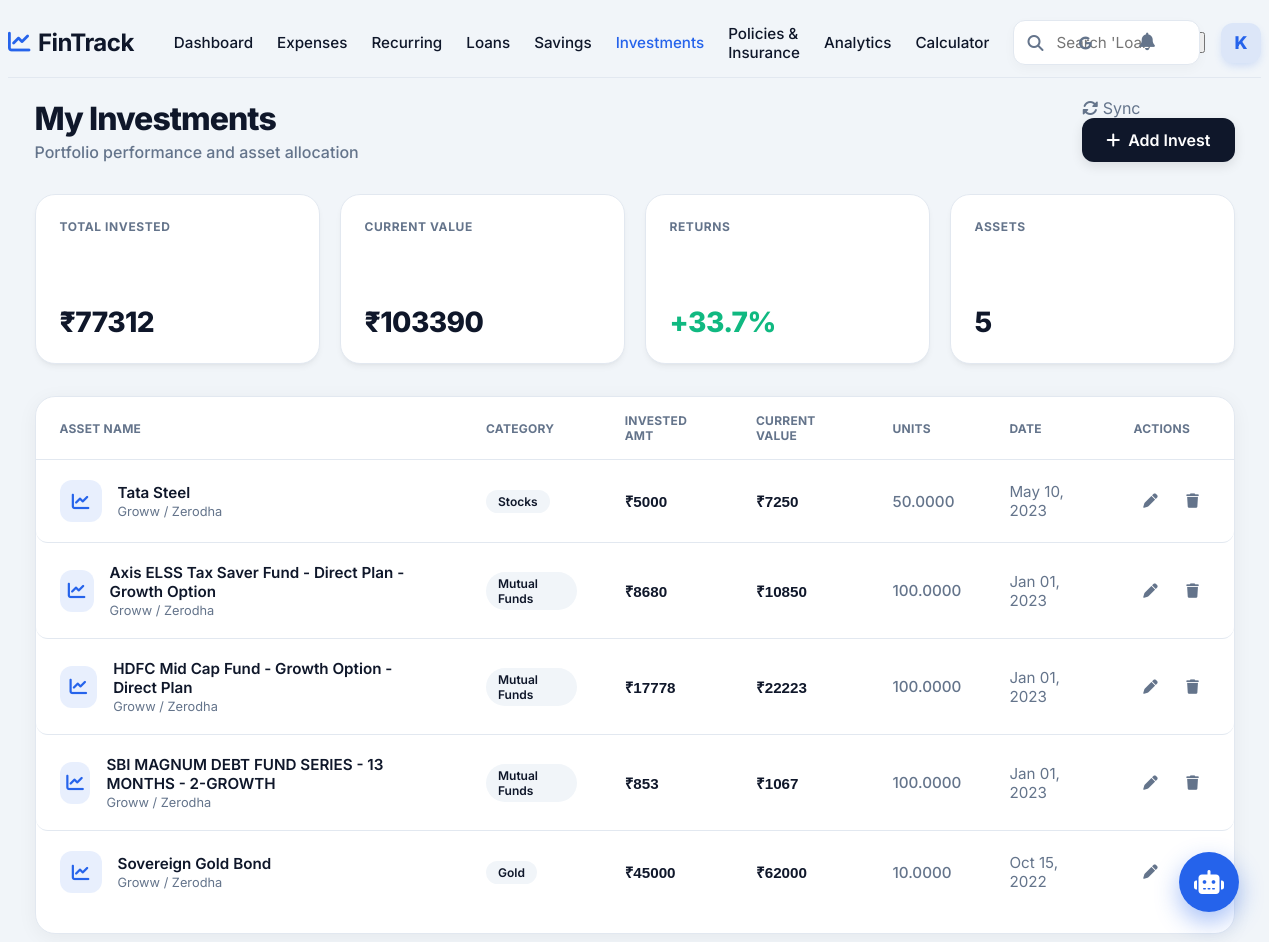
Page /investments/ (signed in) on the committed database.
### core/models.py (models this page shows, shortened)
class Investment(models.Model):
    CATEGORY_CHOICES = [
        ('STK', 'Stocks'),
        ('MF', 'Mutual Funds'),
        ('GLD', 'Gold'),
        ('FD', 'Fixed Deposit'),
        ('RE', 'Real Estate'),
        ('CRY', 'Crypto'),
        ('OTH', 'Other'),
    ]
    name = models.CharField(max_length=100)
    amount = models.DecimalField(max_digits=12, decimal_places=2, help_text="Invested Amount")
    current_value = models.DecimalField(max_digits=12, decimal_places=2, default=0, help_text="Current Market Value")
    quantity = models.DecimalField(max_digits=12, decimal_places=4, default=1.0)
    category = models.CharField(max_length=3, choices=CATEGORY_CHOICES, default='OTH')
    date = models.DateField()
    external_id = models.CharField(max_length=50, blank=True, null=True, unique=True, help_text="ID from external broker")
    @classmethod
    def get_total_invested(cls):
        from django.db.models import Sum
        return cls.objects.aggregate(Sum('amount'))['amount__sum'] or 0
    @classmethod
    def get_total_current_value(cls):
        from django.db.models import Sum
        return cls.objects.aggregate(Sum('current_value'))['current_value__sum'] or 0

### core/views.py (the view)
# urls.py: path('investments/', InvestmentListView.as_view(), name='investment_list'),
class InvestmentListView(LoginRequiredMixin, ListView):
    model = Investment
    template_name = 'core/investment_list.html'
    context_object_name = 'investments'
    ordering = ['-date']
    def get_context_data(self, **kwargs):
        context = super().get_context_data(**kwargs)
        investments = context['investments']
        total_invested = Investment.get_total_invested()
        current_val = Investment.get_total_current_value()
        context['total_invested'] = total_invested
        context['current_value'] = current_val
        if total_invested > 0:
            context['returns_pct'] = ((current_val - total_invested) / total_invested) * 100
        else:
            context['returns_pct'] = 0
        return context

### templates/core/investment_list.html (shortened to what this page needs)
{% extends 'base.html' %}
{% load static %}
{% block content %}
<div class="ledger-container">
    <div class="ledger-header">
        <div class="ledger-title">
            <h1 class="animate-fade-in">My Investments</h1>
            <div class="ledger-subtitle animate-fade-in animate-delay-1">Portfolio performance and asset allocation
            </div>
        </div>
        <div>
            <a href="{% url 'broker_sync' %}" class="btn-ghost animate-fade-in animate-delay-2"
                style="margin-right: 8px;">
                <i class="fa-solid fa-rotate"></i> Sync
            </a>
            <a href="{% url 'add_investment' %}" class="btn-add-tx animate-fade-in animate-delay-2">
                <i class="fa-solid fa-plus"></i> Add Invest
            </a>
        </div>
    </div>
    <div class="ledger-stats-row animate-fade-in animate-delay-2">
        <div class="stat-card-ledger">
            <div class="stat-label">TOTAL INVESTED</div>
            <div class="stat-val">₹{{ total_invested|floatformat:0 }}</div>
        </div>
        <div class="stat-card-ledger">
            <div class="stat-label">CURRENT VALUE</div>
            <div class="stat-val">₹{{ current_value|floatformat:0 }}</div>
        </div>
        <div class="stat-card-ledger">
            <div class="stat-label">RETURNS</div>
            <div class="stat-val"
                style="color: {% if returns_pct >= 0 %}var(--accent-mint){% else %}var(--accent-coral){% endif %};">
                {% if returns_pct >= 0 %}+{% endif %}{{ returns_pct|floatformat:1 }}%
            </div>
        </div>
        <div class="stat-card-ledger">
            <div class="stat-label">ASSETS</div>
            <div class="stat-val">{{ investments|length }}</div>
        </div>
    </div>
    <div class="card-hub animate-fade-in animate-delay-3" style="padding: 0; overflow: hidden; margin-top: 25px;">
        <div class="table-responsive">
            <table class="ledger-table">
                <thead>
                    <tr>
                        <th>ASSET NAME</th>
                        <th>CATEGORY</th>
                        <th>INVESTED AMT</th>
                        <th>CURRENT VALUE</th>
                        <th>UNITS</th>
                        <th>DATE</th>
                        <th>ACTIONS</th>
                    </tr>
                </thead>
                <tbody>
                    {% for inv in investments %}
                    <tr>
                        <td>
                            <div class="tx-info">
                                <div class="tx-icon"
                                    style="background: rgba(37, 99, 235, 0.1); color: var(--accent-blue);">
                                    <i class="fa-solid fa-chart-line"></i>
                                </div>
                                <div>
                                    <div class="tx-name">{{ inv.name }}</div>
                                    <div class="tx-date">Groww / Zerodha</div>
                                </div>
                            </div>
                        </td>
                        <td>
                            <span class="category-tag">
                                {{ inv.get_category_display }}
                            </span>
                        </td>
                        <td class="tx-amount">₹{{ inv.amount|floatformat:0 }}</td>
                        <td class="tx-amount" style="font-weight: 700;">₹{{ inv.current_value|floatformat:0 }}</td>
                        <td style="color: var(--text-muted); font-weight: 500;">{{ inv.quantity }}</td>
                        <td style="color: var(--text-muted);">{{ inv.date|date:"M d, Y" }}</td>
                        <td>
                            <div class="action-buttons">
                                <a href="{% url 'update_investment' inv.pk %}" class="btn-icon-action edit"><i
                                        class="fa-solid fa-pen"></i></a>
                                <a href="{% url 'delete_investment' inv.pk %}" class="btn-icon-action delete"><i
                                        class="fa-solid fa-trash"></i></a>
                            </div>
                        </td>
                    </tr>
                    {% endfor %}
                </tbody>
            </table>
        </div>
    </div>
</div>
{% endblock %}

### templates/base.html (shortened to what this page needs)
{% load static %}
<!DOCTYPE html>
<html lang="en">
<head>
    <link rel="stylesheet" href="https://cdnjs.cloudflare.com/ajax/libs/font-awesome/6.4.0/css/all.min.css">
    <link rel="stylesheet" href="{% static 'css/modern_theme.css' %}">
    <link rel="stylesheet" href="{% static 'css/ledger.css' %}">
</head>
<body data-theme="light">
    <div id="app">
        <main class="main-wrapper" style="margin-left: 0; width: 100%;">
            <div class="navbar-groww">
                <div class="nav-left">
                    <a href="{% url 'home' %}" class="brand-logo-text"
                        style="text-decoration: none; display: flex; align-items: center; gap: 8px;">
                        <i class="fa-solid fa-chart-line" style="color: var(--accent-blue); font-size: 1.4rem;"></i>
                        FinTrack
                    </a>
                    <nav class="nav-links-desktop">
                        <a href="{% url 'home' %}"
                            class="nav-link-item {% if request.resolver_match.url_name == 'home' %}active{% endif %}">Dashboard</a>
                        <a href="{% url 'expense_list' %}"
                            class="nav-link-item {% if request.resolver_match.url_name == 'expense_list' %}active{% endif %}">Expenses</a>
                        <a href="{% url 'recurring_list' %}"
                            class="nav-link-item {% if request.resolver_match.url_name == 'recurring_list' %}active{% endif %}">Recurring</a>
                        <a href="{% url 'loan_list' %}"
                            class="nav-link-item {% if request.resolver_match.url_name == 'loan_list' %}active{% endif %}">Loans</a>
                        <a href="{% url 'saving_list' %}"
                            class="nav-link-item {% if request.resolver_match.url_name == 'saving_list' %}active{% endif %}">Savings</a>
                        <a href="{% url 'investment_list' %}"
                            class="nav-link-item {% if request.resolver_match.url_name == 'investment_list' %}active{% endif %}">Investments</a>
                        <a href="{% url 'policy_list' %}"
                            class="nav-link-item {% if request.resolver_match.url_name == 'policy_list' %}active{% endif %}">Policies
                            & Insurance</a>
                        <a href="{% url 'analytics' %}"
                            class="nav-link-item {% if request.resolver_match.url_name == 'analytics' %}active{% endif %}">Analytics</a>
                        <a href="{% url 'emi_calculator' %}"
                            class="nav-link-item {% if request.resolver_match.url_name == 'emi_calculator' %}active{% endif %}">Calculator</a>
                    </nav>
                </div>
                <div class="search-container-groww">
                    <form action="{% url 'search' %}" method="GET" class="search-input-wrapper" id="globalSearchForm"
                        onsubmit="return handleSmartSearch(event)">
                        <input type="text" name="q" id="globalSearchInput" class="search-input-groww"
                            placeholder="Search 'Loans', 'Investments' or Stocks..." autocomplete="off"
                            style="padding-right: 48px;">
                        <button type="button" class="google-search-btn" onclick="searchGoogle()"
                            title="Search Stocks on Google">
                            <i class="fa-brands fa-google"></i>
                        </button>
                    </form>
                </div>
                <div class="nav-right">
                    <div class="nav-actions">
                        <div style="position: relative;">
                            <button class="nav-icon-btn" id="bellIcon">
                                <i class="fa-solid fa-bell"></i>
                            </button>
                        </div>
                        <button class="theme-toggle" id="themeToggle" title="Toggle Theme">
                        </button>
                        <div class="user-profile-container" style="position: relative;">
                            <div class="user-profile" id="userProfileBtn" style="cursor: pointer;">
                                <div class="avatar">{{ user.username.0|upper }}</div>
                            </div>
                        </div>
                    </div>
                </div>
            </div>
            <div class="content-body">{% block content %}{% endblock %}</div>
        </main>
    </div>
    <div id="chatbot-float-btn" class="chatbot-float-btn">
        <i class="fa-solid fa-robot"></i>
    </div>
</body>
</html>

### static/css/modern_theme.css (style rules this page uses)
:root { --primary-900: #020617; --primary-800: #0f172a; --primary-700: #1e293b; --primary-600: #334155; --accent-blue: #2563eb; --accent-blue-subtle: rgba(37, 99, 235, 0.1); --accent-mint: #10b981; --accent-mint-subtle: rgba(16, 185, 129, 0.1); --accent-coral: #ef4444; --accent-coral-subtle: rgba(239, 68, 68, 0.1); --accent-gold: #f59e0b; --accent-purple: #8b5cf6; --bg-body: #f1f5f9; --bg-card: #ffffff; --bg-glass: rgba(255, 255, 255, 0.9); --bg-sidebar: #0f172a; --text-main: #0f172a; --text-muted: #64748b; --text-on-dark: #f8fafc; --shadow-xs: 0 1px 2px 0 rgb(0 0 0 / 0.05); --shadow-sm: 0 4px 6px -1px rgb(0 0 0 / 0.05), 0 2px 4px -2px rgb(0 0 0 / 0.05); --shadow-md: 0 10px 15px -3px rgb(0 0 0 / 0.08), 0 4px 6px -4px rgb(0 0 0 / 0.04); --shadow-lg: 0 20px 25px -5px rgb(0 0 0 / 0.1), 0 8px 10px -6px rgb(0 0 0 / 0.1); --shadow-glow: 0 0 15px rgba(37, 99, 235, 0.15); --border-light: #e2e8f0; --border-glass: rgba(255, 255, 255, 0.1); --radius-xl: 20px; --radius-lg: 16px; --radius-md: 12px; --radius-sm: 8px; --ease-out: cubic-bezier(0.2, 0.8, 0.2, 1); }
body { background-color: var(--bg-body); color: var(--text-main); font-family: 'Inter', sans-serif; transition: background-color 0.4s var(--ease-out), color 0.4s var(--ease-out); -webkit-font-smoothing: antialiased; }
a { text-decoration: none; color: inherit; }
.nav-icon-btn { position: relative; background: transparent; border: none; color: var(--text-muted); font-size: 1.1rem; cursor: pointer; padding: 8px; border-radius: 50%; transition: var(--trans-fast); }
.main-wrapper { margin-left: 260px; padding: var(--spacing-md) var(--spacing-lg); transition: margin-left var(--trans-smooth); }
.card-hub { background: var(--bg-card); border: 1px solid var(--border-light); border-radius: var(--radius-lg); padding: var(--spacing-md); box-shadow: var(--shadow-sm); transition: transform 0.3s var(--ease-out), box-shadow 0.3s var(--ease-out), border-color 0.3s; position: relative; overflow: hidden; }
.card-hub::before { content: ''; position: absolute; top: 0; left: 0; right: 0; height: 4px; background: linear-gradient(90deg, var(--accent-blue), var(--accent-mint)); opacity: 0; transition: opacity 0.3s; }
.animate-fade-in { animation: fadeInUp 0.6s var(--ease-out) forwards; }
.animate-delay-1 { animation-delay: 0.1s; }
.animate-delay-2 { animation-delay: 0.2s; }
.animate-delay-3 { animation-delay: 0.3s; }
.btn-ghost { background: transparent; color: var(--text-muted); }
.navbar-groww { display: flex; justify-content: space-between; align-items: center; border-bottom: 1px solid var(--border-light); margin-bottom: var(--spacing-lg); background: var(--bg-body); padding: 12px 0; }
.nav-left { display: flex; align-items: center; gap: 40px; }
.brand-logo-text { font-size: 1.5rem; font-weight: 700; color: var(--text-primary); letter-spacing: -0.5px; }
.nav-links-desktop { display: flex; align-items: center; gap: 24px; }
.nav-link-item { text-decoration: none; color: var(--text-secondary); font-weight: 500; font-size: 0.95rem; transition: color 0.2s; display: flex; align-items: center; gap: 4px; }
.nav-link-item:hover, .nav-link-item.active { color: var(--accent-blue); }
.nav-right { display: flex; align-items: center; gap: 20px; }
.nav-actions { display: flex; align-items: center; gap: 16px; }
.card-hub { background: var(--bg-card); border-radius: 20px; padding: 24px; box-shadow: 0 4px 6px -1px rgba(0, 0, 0, 0.05), 0 2px 4px -1px rgba(0, 0, 0, 0.03); border: 1px solid var(--border-light); transition: all 0.3s ease; }
.table-responsive { width: 100%; overflow-x: auto; -webkit-overflow-scrolling: touch; margin-bottom: 20px; border-radius: var(--radius-lg); }
.ledger-table { min-width: 800px; }
.chatbot-float-btn { position: fixed; bottom: 30px; right: 30px; width: 60px; height: 60px; background: linear-gradient(135deg, var(--accent-blue), #2563eb); border-radius: 50%; box-shadow: 0 10px 25px rgba(37, 99, 235, 0.4); display: flex; align-items: center; justify-content: center; color: white; font-size: 1.5rem; cursor: pointer; z-index: 1000; transition: all 0.3s cubic-bezier(0.34, 1.56, 0.64, 1); }

### rows in the picture
Investment: name "Tata Steel", category "Stocks", amount "5000", current_value "7250", quantity "50.0000", date "May 10, 2023"
Investment: name "Axis ELSS Tax Saver Fund - Direct Plan - Growth Option", category "Mutual Funds", amount "8680", current_value "10850", quantity "100.0000", date "Jan 01, 2023"
Investment: name "HDFC Mid Cap Fund - Growth Option - Direct Plan", category "Mutual Funds", amount "17778", current_value "22223", quantity "100.0000", date "Jan 01, 2023"
Investment: name "SBI MAGNUM DEBT FUND SERIES - 13 MONTHS - 2-GROWTH", category "Mutual Funds", amount "853", current_value "1067", quantity "100.0000", date "Jan 01, 2023"
Investment: name "Sovereign Gold Bond", category "Gold", amount "45000", current_value "62000", quantity "10.0000", date "Oct 15, 2022"

### other values in the picture
{{ user.username.0|upper }} "K"
{{ total_invested|floatformat:0 }} "77312"
{{ current_value|floatformat:0 }} "103390"
{{ returns_pct|floatformat:1 }} "33.7"
{{ investments|length }} "5"
